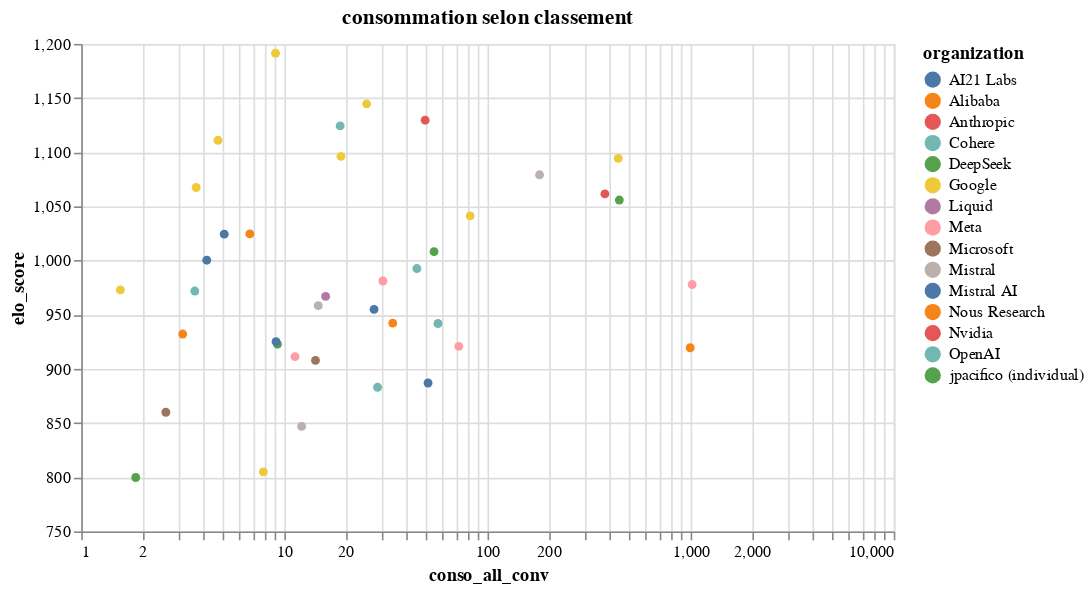

The notebook cell saved with this chart:
### Markdown cell above
### Génération du graphique de frugalité

Les paramètres possibles :  
- `log` : Ajuster l'échelle du graphique en linéaire (`log = False`) ou en log (`log = True`) ; 
- `mean` : Utiliser les consommation moyenné (`mean = True`) ou non (`mean = False`) ;  
- `scale` :  choix du moyennage si `mean = True`. `token` si on utilise le moyennage par token, `match` si on utilise le moyennage par nombre de match ;  
- `save` : Enregistrement du graphique au format html.

### Code cell
draw_chart(final_df, title="consommation selon classement", log=True, scale="token", mean=False, save=True)

### Figure 1 — Vega-Lite specification as saved in the notebook (floating-point values rounded to 4 significant figures)
{"config": {"view": {"continuousWidth": 300, "continuousHeight": 300}}, "data": {"name": "data-995f201a7b549cd86d64c9242a0aaaf4"}, "mark": {"type": "point", "filled": true}, "encoding": {"color": {"field": "organization", "type": "nominal"}, "opacity": {"condition": [{"param": "param_4", "value": 1}], "value": 0.3}, "tooltip": [{"field": "model_name", "type": "nominal"}, {"field": "organization", "type": "nominal"}, {"field": "license", "type": "nominal"}, {"field": "elo_score", "type": "quantitative"}, {"field": "conso_all_conv", "type": "quantitative"}], "x": {"field": "conso_all_conv", "scale": {"type": "log"}, "type": "quantitative"}, "y": {"field": "elo_score", "scale": {"zero": false}, "type": "quantitative"}}, "height": 300, "params": [{"name": "param_4", "select": {"type": "point", "fields": ["organization"]}, "bind": "legend"}, {"name": "param_3", "select": {"type": "point", "fields": ["license"]}, "bind": {"input": "select", "options": ["Proprietary", "DeepSeek", "Llama 3.3 Community", "MIT", "Gemma license", "CC-BY-NC-4.0", "Gemma", "llama3", "Apache 2.0", "Mistral Research", "MRL", "Jamba Open Model License", "Llama 3.1 Community", "Unknown"], "labels": ["Mistral Research", "Llama 3.3 Community", "DeepSeek", "MRL", "Jamba Open Model License", "CC-BY-NC-4.0", "llama3", "Gemma license", "MIT", "Proprietary", "Apache 2.0", "Gemma", "Unknown", "Llama 3.1 Community"], "name": "License : "}}], "title": "consommation selon classement", "transform": [{"filter": {"param": "param_3"}}], "width": 500, "$schema": "https://vega.github.io/schema/vega-lite/v5.20.1.json", "datasets": {"data-995f201a7b549cd86d64c9242a0aaaf4": [{"name": "Aya-Expanse-8B", "model_name": "aya-expanse-8b", "organization": "Cohere", "license": "CC-BY-NC-4.0", "elo_score": 971.8, "total_output_tokens": 961400.0, "conso_all_conv": 3.623, "n_match": 519, "total_output_tokens_right": 961400.0, "mean_conso_per_match": 0.00698, "mean_conso_per_token": 3.768e-06}, {"name": "Command R (08-2024)", "model_name": "c4ai-command-r-08-2024", "organization": "Cohere", "license": "CC-BY-NC-4.0", "elo_score": 992.6, "total_output_tokens": 5944000.0, "conso_all_conv": 44.92, "n_match": 1180, "total_output_tokens_right": 5944000.0, "mean_conso_per_match": 0.03807, "mean_conso_per_token": 7.557e-06}, {"name": "Chocolatine-2-14b Instruct", "model_name": "chocolatine-2-14b-instruct-v2.0.3-q8", "organization": "jpacifico (individual)", "license": "Apache 2.0", "elo_score": 799.7, "total_output_tokens": 511100.0, "conso_all_conv": 1.854, "n_match": 598, "total_output_tokens_right": 511100.0, "mean_conso_per_match": 0.0031, "mean_conso_per_token": 3.628e-06}, {"name": "Claude 3.5 Sonnet V2", "model_name": "claude-3-5-sonnet-v2", "organization": "Anthropic", "license": "Proprietary", "elo_score": 1062.0, "total_output_tokens": 2818000.0, "conso_all_conv": 378.3, "n_match": 1994, "total_output_tokens_right": 2818000.0, "mean_conso_per_match": 0.1897, "mean_conso_per_token": 0.0001342}, {"name": "Command A", "model_name": "command-a", "organization": "Cohere", "license": "CC-BY-NC-4.0", "elo_score": 1124.0, "total_output_tokens": 1033000.0, "conso_all_conv": 18.82, "n_match": 457, "total_output_tokens_right": 1033000.0, "mean_conso_per_match": 0.04117, "mean_conso_per_token": 1.822e-05}, {"name": "DeepSeek-R1", "model_name": "deepseek-r1", "organization": "DeepSeek", "license": "MIT", "elo_score": 1008.0, "total_output_tokens": 1160000.0, "conso_all_conv": 54.55, "n_match": 486, "total_output_tokens_right": 1160000.0, "mean_conso_per_match": 0.1122, "mean_conso_per_token": 4.703e-05}, {"name": "DeepSeek-R1 distiil", "model_name": "deepseek-r1-distill-llama-70b", "organization": "DeepSeek", "license": "MIT", "elo_score": 922.8, "total_output_tokens": 741900.0, "conso_all_conv": 9.251, "n_match": 454, "total_output_tokens_right": 741900.0, "mean_conso_per_match": 0.02038, "mean_conso_per_token": 1.247e-05}, {"name": "DeepSeek-V3 Chat", "model_name": "deepseek-v3-chat", "organization": "DeepSeek", "license": "DeepSeek", "elo_score": 1056.0, "total_output_tokens": 9476000.0, "conso_all_conv": 445.6, "n_match": 1866, "total_output_tokens_right": 9476000.0, "mean_conso_per_match": 0.2388, "mean_conso_per_token": 4.703e-05}, {"name": "Gemini 1.5 pro 001", "model_name": "gemini-1.5-pro-001", "organization": "Google", "license": "Proprietary", "elo_score": 1041.0, "total_output_tokens": 612700.0, "conso_all_conv": 82.15, "n_match": 392, "total_output_tokens_right": 612700.0, "mean_conso_per_match": 0.2096, "mean_conso_per_token": 0.0001341}, {"name": "Gemini 1.5 pro 002", "model_name": "gemini-1.5-pro-002", "organization": "Google", "license": "Proprietary", "elo_score": 1094.0, "total_output_tokens": 3284000.0, "conso_all_conv": 440.3, "n_match": 1672, "total_output_tokens_right": 3284000.0, "mean_conso_per_match": 0.2633, "mean_conso_per_token": 0.0001341}, {"name": "Gemini 2.0 Flash", "model_name": "gemini-2.0-flash-001", "organization": "Google", "license": "Proprietary", "elo_score": 1096.0, "total_output_tokens": 2301000.0, "conso_all_conv": 19.0, "n_match": 806, "total_output_tokens_right": 2301000.0, "mean_conso_per_match": 0.02357, "mean_conso_per_token": 8.259e-06}, {"name": "Gemini 2.0 Flash", "model_name": "gemini-2.0-flash-exp", "organization": "Google", "license": "Proprietary", "elo_score": 1145.0, "total_output_tokens": 3077000.0, "conso_all_conv": 25.41, "n_match": 1001, "total_output_tokens_right": 3077000.0, "mean_conso_per_match": 0.02538, "mean_conso_per_token": 8.259e-06}, {"name": "Gemma 2 27B q8", "model_name": "gemma-2-27b-it-q8", "organization": "Google", "license": "Gemma license", "elo_score": 972.9, "total_output_tokens": 242100.0, "conso_all_conv": 1.558, "n_match": 170, "total_output_tokens_right": 242100.0, "mean_conso_per_match": 0.009163, "mean_conso_per_token": 6.434e-06}, {"name": "Gemma 2 9B", "model_name": "gemma-2-9b-it", "organization": "Google", "license": "Gemma license", "elo_score": 804.9, "total_output_tokens": 2016000.0, "conso_all_conv": 7.88, "n_match": 1520, "total_output_tokens_right": 2016000.0, "mean_conso_per_match": 0.005184, "mean_conso_per_token": 3.908e-06}, {"name": "Gemma 3 12B", "model_name": "gemma-3-12b", "organization": "Google", "license": "Gemma license", "elo_score": 1111.0, "total_output_tokens": 1089000.0, "conso_all_conv": 4.713, "n_match": 457, "total_output_tokens_right": 1089000.0, "mean_conso_per_match": 0.01031, "mean_conso_per_token": 4.329e-06}, {"name": "Gemma-3 27B", "model_name": "gemma-3-27b", "organization": "Google", "license": "Gemma", "elo_score": 1191.0, "total_output_tokens": 1406000.0, "conso_all_conv": 9.046, "n_match": 579, "total_output_tokens_right": 1406000.0, "mean_conso_per_match": 0.01562, "mean_conso_per_token": 6.434e-06}, {"name": "Gemma 3 4B", "model_name": "gemma-3-4b", "organization": "Google", "license": "Gemma license", "elo_score": 1067.0, "total_output_tokens": 1148000.0, "conso_all_conv": 3.681, "n_match": 459, "total_output_tokens_right": 1148000.0, "mean_conso_per_match": 0.008019, "mean_conso_per_token": 3.207e-06}, {"name": "GPT-4o mini", "model_name": "gpt-4o-mini-2024-07-18", "organization": "OpenAI", "license": "Proprietary", "elo_score": 883.0, "total_output_tokens": 3805000.0, "conso_all_conv": 28.76, "n_match": 2183, "total_output_tokens_right": 3805000.0, "mean_conso_per_match": 0.01317, "mean_conso_per_token": 7.557e-06}, {"name": "Hermes 3", "model_name": "hermes-3-llama-3.1-405b", "organization": "Nous Research", "license": "llama3", "elo_score": 919.5, "total_output_tokens": 4182000.0, "conso_all_conv": 995.1, "n_match": 1381, "total_output_tokens_right": 4182000.0, "mean_conso_per_match": 0.7206, "mean_conso_per_token": 0.0002379}, {"name": "Jamba Large", "model_name": "jamba-1.5-large", "organization": "AI21 Labs", "license": "Jamba Open Model License", "elo_score": 954.9, "total_output_tokens": 581700.0, "conso_all_conv": 27.64, "n_match": 77, "total_output_tokens_right": 581700.0, "mean_conso_per_match": 0.3589, "mean_conso_per_token": 4.751e-05}, {"name": "Liquid Foundation Model", "model_name": "lfm-40b", "organization": "Liquid", "license": "Unknown", "elo_score": 966.9, "total_output_tokens": 1933000.0, "conso_all_conv": 15.97, "n_match": 1069, "total_output_tokens_right": 1933000.0, "mean_conso_per_match": 0.01494, "mean_conso_per_token": 8.259e-06}, {"name": "Llama 3.1 405B", "model_name": "llama-3.1-405b", "organization": "Meta", "license": "Llama 3.1 Community", "elo_score": 977.8, "total_output_tokens": 4277000.0, "conso_all_conv": 1017.0, "n_match": 2114, "total_output_tokens_right": 4277000.0, "mean_conso_per_match": 0.4813, "mean_conso_per_token": 0.0002379}, {"name": "Llama-3.1-70B", "model_name": "llama-3.1-70b", "organization": "Meta", "license": "Llama 3.1 Community", "elo_score": 981.1, "total_output_tokens": 2451000.0, "conso_all_conv": 30.56, "n_match": 1597, "total_output_tokens_right": 2451000.0, "mean_conso_per_match": 0.01913, "mean_conso_per_token": 1.247e-05}, {"name": "Llama 3.1 8B", "model_name": "llama-3.1-8b", "organization": "Meta", "license": "Llama 3.1 Community", "elo_score": 911.3, "total_output_tokens": 2994000.0, "conso_all_conv": 11.28, "n_match": 1785, "total_output_tokens_right": 2994000.0, "mean_conso_per_match": 0.006319, "mean_conso_per_token": 3.768e-06}, {"name": "Nemotron 70B Instruct", "model_name": "llama-3.1-nemotron-70b-instruct", "organization": "Nvidia", "license": "Llama 3.1 Community", "elo_score": 1130.0, "total_output_tokens": 3957000.0, "conso_all_conv": 49.34, "n_match": 1269, "total_output_tokens_right": 3957000.0, "mean_conso_per_match": 0.03888, "mean_conso_per_token": 1.247e-05}, {"name": "Llama 3.3 70B", "model_name": "llama-3.3-70b", "organization": "Meta", "license": "Llama 3.3 Community", "elo_score": 920.8, "total_output_tokens": 5794000.0, "conso_all_conv": 72.24, "n_match": 1207, "total_output_tokens_right": 5794000.0, "mean_conso_per_match": 0.05985, "mean_conso_per_token": 1.247e-05}, {"name": "Ministral 8B-Instruct", "model_name": "ministral-8b-instruct-2410", "organization": "Mistral", "license": "MRL", "elo_score": 846.9, "total_output_tokens": 3228000.0, "conso_all_conv": 12.16, "n_match": 1962, "total_output_tokens_right": 3228000.0, "mean_conso_per_match": 0.006199, "mean_conso_per_token": 3.768e-06}, {"name": "Mistral-Large-2411", "model_name": "mistral-large-2411", "organization": "Mistral", "license": "Mistral Research", "elo_score": 1079.0, "total_output_tokens": 9064000.0, "conso_all_conv": 180.4, "n_match": 1849, "total_output_tokens_right": 9064000.0, "mean_conso_per_match": 0.09759, "mean_conso_per_token": 1.991e-05}, {"name": "Mistral Nemo Instruct", "model_name": "mistral-nemo-2407", "organization": "Mistral AI", "license": "Apache 2.0", "elo_score": 925.1, "total_output_tokens": 2101000.0, "conso_all_conv": 9.098, "n_match": 1786, "total_output_tokens_right": 2101000.0, "mean_conso_per_match": 0.005094, "mean_conso_per_token": 4.329e-06}, {"name": "Mistral-Small-24B-Instruct-2501", "model_name": "mistral-small-24b-instruct-2501", "organization": "Mistral", "license": "Apache 2.0", "elo_score": 958.4, "total_output_tokens": 2441000.0, "conso_all_conv": 14.68, "n_match": 1094, "total_output_tokens_right": 2441000.0, "mean_conso_per_match": 0.01342, "mean_conso_per_token": 6.013e-06}, {"name": "Mistral Small-3.1 24B", "model_name": "mistral-small-3.1-24b", "organization": "Mistral AI", "license": "Apache 2.0", "elo_score": 1024.0, "total_output_tokens": 841200.0, "conso_all_conv": 5.058, "n_match": 513, "total_output_tokens_right": 841200.0, "mean_conso_per_match": 0.00986, "mean_conso_per_token": 6.013e-06}, {"name": "Mixtral 8x22B Instruct", "model_name": "mixtral-8x22b-instruct-v0.1", "organization": "Mistral AI", "license": "Apache 2.0", "elo_score": 886.9, "total_output_tokens": 2889000.0, "conso_all_conv": 50.97, "n_match": 1756, "total_output_tokens_right": 2889000.0, "mean_conso_per_match": 0.02902, "mean_conso_per_token": 1.764e-05}, {"name": "Mixtral 8x7B Instruct", "model_name": "mixtral-8x7b-instruct-v0.1", "organization": "Mistral AI", "license": "Apache 2.0", "elo_score": 1000.0, "total_output_tokens": 900100.0, "conso_all_conv": 4.149, "n_match": 675, "total_output_tokens_right": 900100.0, "mean_conso_per_match": 0.006147, "mean_conso_per_token": 4.61e-06}, {"name": "o3-mini", "model_name": "o3-mini", "organization": "OpenAI", "license": "Proprietary", "elo_score": 941.9, "total_output_tokens": 928500.0, "conso_all_conv": 57.03, "n_match": 437, "total_output_tokens_right": 928500.0, "mean_conso_per_match": 0.1305, "mean_conso_per_token": 6.143e-05}, {"name": "Phi-3.5 Mini Instruct", "model_name": "phi-3.5-mini-instruct", "organization": "Microsoft", "license": "MIT", "elo_score": 859.9, "total_output_tokens": 851000.0, "conso_all_conv": 2.609, "n_match": 462, "total_output_tokens_right": 851000.0, "mean_conso_per_match": 0.005648, "mean_conso_per_token": 3.066e-06}, {"name": "Phi 4", "model_name": "phi-4", "organization": "Microsoft", "license": "MIT", "elo_score": 907.8, "total_output_tokens": 3086000.0, "conso_all_conv": 14.23, "n_match": 1616, "total_output_tokens_right": 3086000.0, "mean_conso_per_match": 0.008804, "mean_conso_per_token": 4.61e-06}, {"name": "Qwen2.5-7B", "model_name": "qwen2.5-7b-instruct", "organization": "Alibaba", "license": "Apache 2.0", "elo_score": 932.1, "total_output_tokens": 870900.0, "conso_all_conv": 3.159, "n_match": 427, "total_output_tokens_right": 870900.0, "mean_conso_per_match": 0.007399, "mean_conso_per_token": 3.628e-06}, {"name": "Qwen2.5-Coder-32B-Instruct", "model_name": "qwen2.5-coder-32b-instruct", "organization": "Alibaba", "license": "Apache 2.0", "elo_score": 942.2, "total_output_tokens": 4788000.0, "conso_all_conv": 34.17, "n_match": 1641, "total_output_tokens_right": 4788000.0, "mean_conso_per_match": 0.02082, "mean_conso_per_token": 7.136e-06}, {"name": "QwQ 32B", "model_name": "qwq-32b", "organization": "Alibaba", "license": "Apache 2.0", "elo_score": 1025.0, "total_output_tokens": 947000.0, "conso_all_conv": 6.758, "n_match": 321, "total_output_tokens_right": 947000.0, "mean_conso_per_match": 0.02105, "mean_conso_per_token": 7.136e-06}]}}
